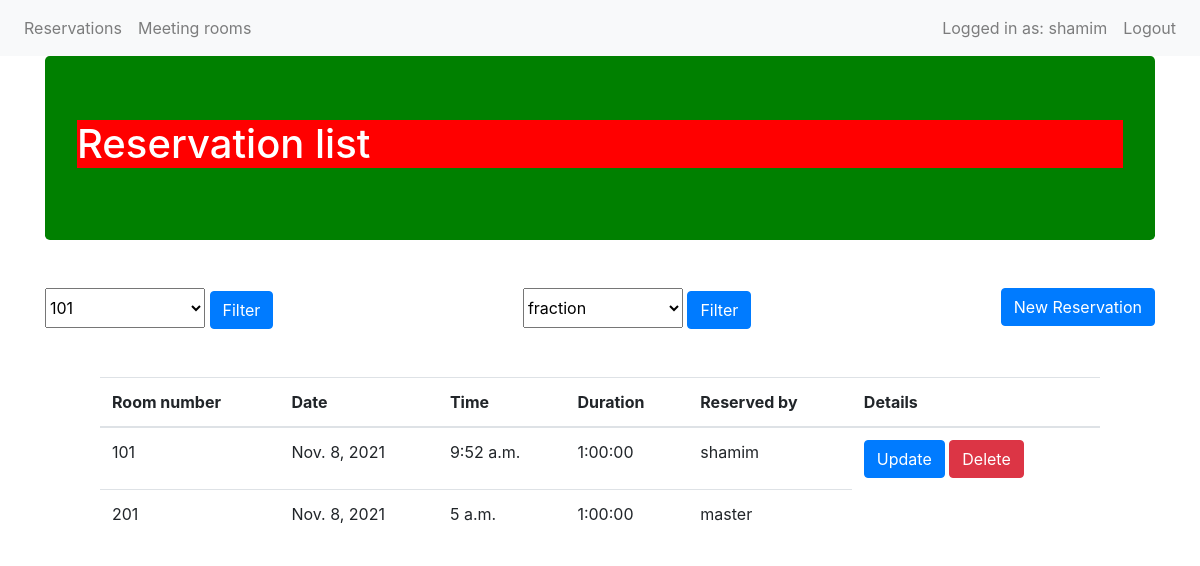
Screenshot of / (signed in) with the database file from the repository.
### API/models.py (models this page shows, shortened)
class Reservation(models.Model):
    id: models.AutoField(auto_created=True, primary_key=True)
    reservation_user = models.ForeignKey(User, default=1, null=True,
                                         on_delete=models.SET_NULL)
    room_number = models.ForeignKey(
        MeetingRoom, on_delete=models.SET_NULL, null=True)
    reservation_date = models.DateField()
    reservation_time = models.TimeField()
    reservation_duration = models.DurationField()

class MeetingRoom(models.Model):
    user = models.ForeignKey(User, default=1, null=True,
                             on_delete=models.SET_NULL)
    room_number = models.IntegerField(unique=True, blank=False)
    capacity = models.IntegerField(blank=False)
    def __str__(self):
        return str(self.room_number)

### reservation/views.py (the view)
# urls.py: path('', reservation_list_view, name='reservation-list'),
def reservation_list_view(request):
    if request.GET.get('room-filter'):
        room_number = MeetingRoom.objects.get(room_number=request.GET.get('room-filter'))
        queryset = Reservation.objects.filter(room_number=room_number)
    elif request.GET.get('user-filter'):
        username = get_user_model().objects.get(username = request.GET.get('user-filter'))
        queryset = Reservation.objects.filter(reservation_user=username)
    else:
        queryset = Reservation.objects.all()
    room_list = MeetingRoom.objects.all()
    user_list = get_user_model().objects.all()
    title = "Reservation list"
    template_name = 'reservation/list.html'
    context = {
        'title': title,
        'object_list': queryset,
        'room_list': room_list,
        'user_list': user_list
    }
    return render(request, template_name, context)

### reservation/templates/reservation/list.html (shortened to what this page needs)
{% extends 'base.html' %}
{% block content %}
    <div class='row my-5 d-flex justify-content-between'>
        <form method='GET' action='.'>
            <select name='room-filter' class='filter-slct'>
            {% for element in room_list %}
            <option name='room-filter' value={{ element.room_number }}>{{ element.room_number }}
            {% endfor %}
            </select>
            <input type='submit' class='btn btn-primary' value='Filter'>
        </form>
        <form method='GET' action='.'>
            <select name='user-filter' class='filter-slct'>
            {% for element in user_list %}
            <option name='user-filter' value={{ element.username }}>{{ element.username }}
            {% endfor %}
            </select>
            <input type='submit' class='btn btn-primary' value='Filter'>
        </form>
        <div>
            <a href='create/' class='btn btn-primary'>New Reservation</a>
        </div>
    </div>
<div class='content'>
<table class='table'>
    <thead>
    <tr>
        <th scope='col' class='align-middle'>Room number</th>
        <th scope='col' class='align-middle'>Date</th>
        <th scope='col' class='align-middle'>Time</th>
        <th scope='col' class='align-middle'>Duration</th>
        <th scope='col' class='align-middle'>Reserved by</th>
        <th scope='col' class='align-middle'>Details</th>
    </tr>
    </thead>
    <tbody>
        {% for object in object_list %}
            {% include  'reservation/list-inline.html' with reservation=object %}
        {% endfor %}
        {% endblock content %}

### templates/navbar.html (shortened to what this page needs)
<div class='container-fuild'>
<nav class="navbar navbar-expand-lg navbar-light bg-light">
  <div class="collapse navbar-collapse" id="navbarNav">
    <ul class="navbar-nav">
          <li class="nav-item">
            <a class="nav-link" href="/">Reservations</a>
          </li>
          <li class="nav-item">
            <a class="nav-link" href={{ "/rooms" }}>Meeting rooms</a>
          </li>
    </ul>
  </div>
  {% if request.user.is_authenticated %}
    <ul class="navbar-nav">
          <li class="nav-item">
            <a class="nav-link">Logged in as: {{ user }}</a>
          </li>
          <li class="nav-item">
            <a class="nav-link" href={{ "/user/logout" }}>Logout</a>
          </li>
    </ul>
  {% endif %}
</nav>
 </div>

### reservation/templates/reservation/list-inline.html (shortened to what this page needs)
    <tr>
        <td>{{ reservation.room_number }}</td>
        <td>{{ reservation.reservation_date }}</td>
        <td>{{ reservation.reservation_time }}</td>
        <td>{{ reservation.reservation_duration }}</td>
        <td>{{ reservation.reservation_user }}</td>
        {% if request.user.is_authenticated and request.user == object.reservation_user %}
        <td>
        <a href=' {% url 'reservation-update' object.id %} ' class="btn btn-primary">Update</a>
        <a href=' {% url 'reservation-delete' object.id %} ' class="btn btn-danger">Delete</a>
        </td>
        {% endif %}
    </tr>

### static/css/style.css (style rules this page uses)
.content { margin-right: auto; margin-left: auto; width: 1000px; display: flex; flex-direction: row; flex-wrap: wrap; }
a { color: white; text-decoration: none; background-color: transparent; }
.filter-slct { height: 2.5rem; width: 10rem; }

### rows the page displays
Reservation: room_number "101", reservation_date "Nov. 8, 2021", reservation_time "9:52 a.m.", reservation_duration "1:00:00", reservation_user "shamim", shows "Update"
Reservation: room_number "201", reservation_date "Nov. 8, 2021", reservation_time "5 a.m.", reservation_duration "1:00:00", reservation_user "master"

### other values shown
{{ user }} "shamim"
{{ title }} "Reservation list"
form field room-filter "101"
form field user-filter "fraction"
